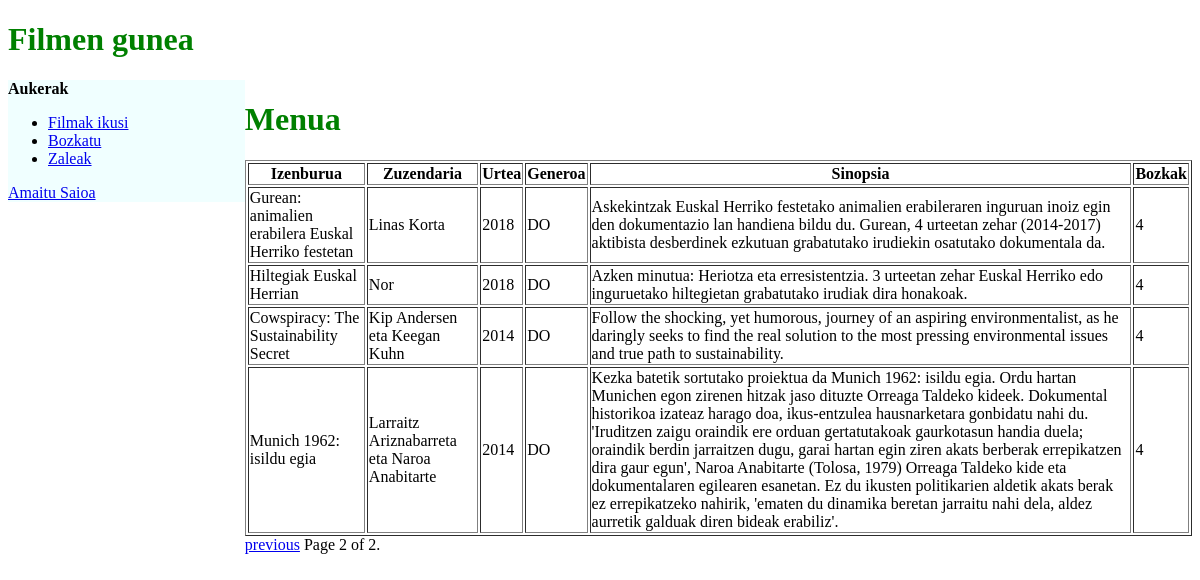
Screenshot of /filmakIkusi?page=2 (signed in) with the database file from the repository.
### filmenGunea/models.py (models this page shows, shortened)
class Filma(models.Model):
	izenburua = models.CharField(max_length=100)
	zuzendaria = models.CharField(max_length=60)
	urtea = models.IntegerField()
	generoa = models.CharField(max_length=2)
	sinopsia = models.CharField(max_length=700)
	bozkak = models.IntegerField()

### filmenGunea/views.py (the view)
# urls.py: path('filmakIkusi', views.filmakIkusi, name='filmakIkusi'),
@login_required(login_url=login)
def filmakIkusi(request):
    filmak = Filma.objects.all()
    paginator = Paginator(filmak, 4) # Show 4 films per page
    page = request.GET.get('page')
    try:
        filmak = paginator.page(page)
    except PageNotAnInteger:
        filmak = paginator.page(1)
    except EmptyPage:
        filmak = paginator.page(paginator.num_pages)
    return render(request, 'filmenGunea/filmakIkusi.html', {'filmak': filmak})

### filmenGunea/templates/filmenGunea/filmakIkusi.html (shortened to what this page needs)
{% extends "./filmenAtalaTxantiloia.html" %}
{% block eskubi %}
    <h1 class="titulua">Menua</h1>
    <table border="1">
        <tr class="Goiburuak">
            <th>Izenburua</th>
            <th>Zuzendaria</th>
            <th>Urtea</th>
            <th>Generoa</th>
            <th>Sinopsia</th>
            <th>Bozkak</th>
        </tr>
        {% for i in filmak %}
        <tr>
            <td>{{i.izenburua}}</td>
            <td>{{i.zuzendaria}}</td>
            <td>{{i.urtea}}</td>
            <td>{{i.generoa}}</td>
            <td>{{i.sinopsia}}</td>
            <td>{{i.bozkak}}</td>
        </tr>
        {% endfor %}
    </table>
    <div class="pagination">
        <span class="step-links">
            {% if filmak.has_previous %}
                <a href="?page={{ filmak.previous_page_number }}">previous</a>
            {% endif %}
            <span class="current">
                Page {{ filmak.number }} of {{ filmak.paginator.num_pages }}.
            </span>
        </span>
    </div>
{% endblock %}

### filmenGunea/static/filmenGunea/index.css (style rules this page uses)
.titulua { color:green; }

### rows the page displays
Filma: izenburua "Gurean: animalien erabilera Euskal Herriko festetan", zuzendaria "Linas Korta", urtea "2018", generoa "DO", sinopsia "Askekintzak Euskal Herriko festetako animalien erabileraren inguruan inoiz egin den dokumentazio lan handiena bildu du. Gurean, 4 urteetan zehar (2014-2017) aktibista desberdinek ezkutuan grabatutako irudiekin osatutako dokumentala da.", bozkak "4"
Filma: izenburua "Hiltegiak Euskal Herrian", zuzendaria "Nor", urtea "2018", generoa "DO", sinopsia "Azken minutua: Heriotza eta erresistentzia. 3 urteetan zehar Euskal Herriko edo inguruetako hiltegietan grabatutako irudiak dira honakoak.", bozkak "4"
Filma: izenburua "Cowspiracy: The Sustainability Secret", zuzendaria "Kip Andersen eta Keegan Kuhn", urtea "2014", generoa "DO", sinopsia "Follow the shocking, yet humorous, journey of an aspiring environmentalist, as he daringly seeks to find the real solution to the most pressing environmental issues and true path to sustainability.", bozkak "4"
Filma: izenburua "Munich 1962: isildu egia", zuzendaria "Larraitz Ariznabarreta eta Naroa Anabitarte", urtea "2014", generoa "DO", sinopsia "Kezka batetik sortutako proiektua da Munich 1962: isildu egia. Ordu hartan Munichen egon zirenen hitzak jaso dituzte Orreaga Taldeko kideek. Dokumental historikoa izateaz harago doa, ikus-entzulea hausnarketara gonbidatu nahi du. 'Iruditzen zaigu oraindik ere orduan gertatutakoak gaurkotasun handia duela; oraindik berdin jarraitzen dugu, garai hartan egin ziren akats berberak errepikatzen dira gaur egun', Naroa Anabitarte (Tolosa, 1979) Orreaga Taldeko kide eta dokumentalaren egilearen esanetan. Ez du ikusten politikarien aldetik akats berak ez errepikatzeko nahirik, 'ematen du dinamika beretan jarraitu nahi dela, aldez aurretik galduak diren bideak erabiliz'.", bozkak "4"

### other values shown
{{ filmak.number }} "2"
{{ filmak.paginator.num_pages }} "2"
